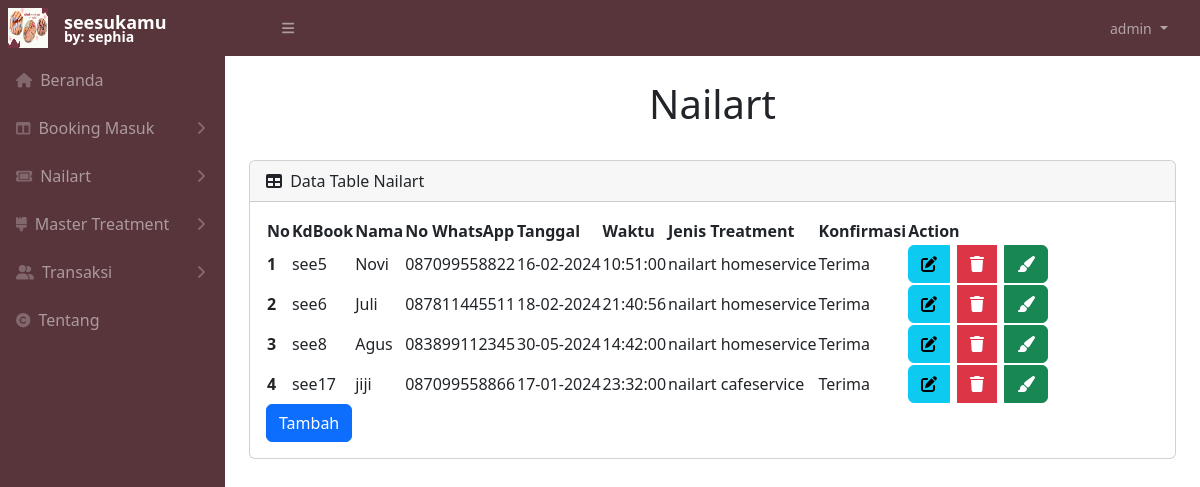
Before: /admin/booking.php (signed in) with the older database file.
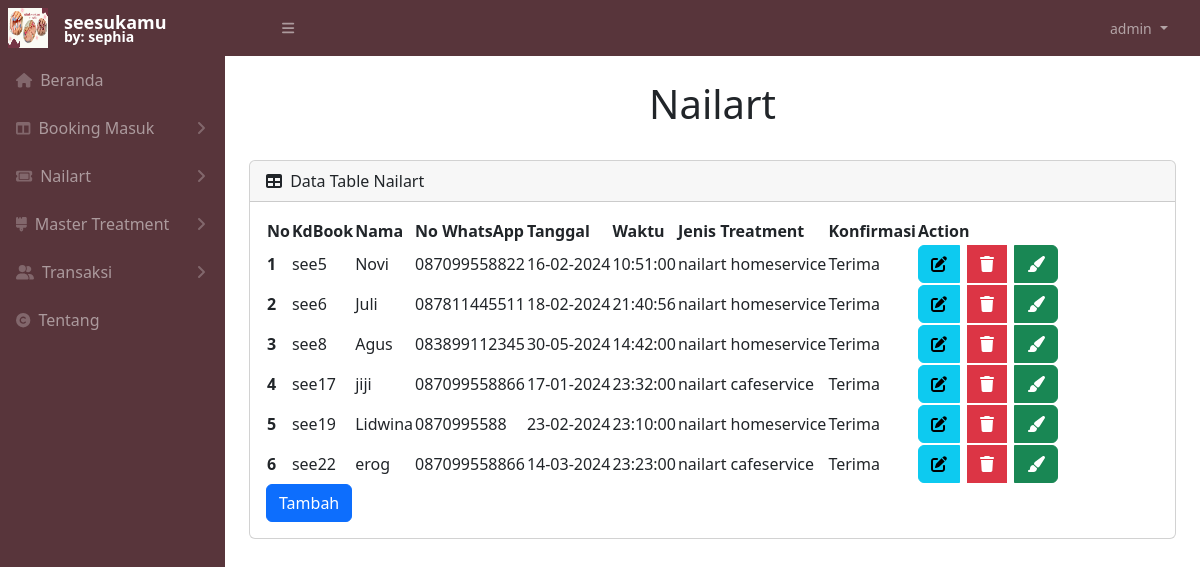
After: the same page with the newer database file.
### tables this page shows
CREATE TABLE `tbooking` (
  `kdbook` int(11) NOT NULL,
  `nama` varchar(50) NOT NULL,
  `nowa` varchar(20) NOT NULL,
  `tgl` date NOT NULL,
  `wkt` time NOT NULL,
  `kdtreatment` int(11) NOT NULL,
  `konfirmasi` varchar(20) NOT NULL
);

CREATE TABLE `ttreatment` (
  `kdtreatment` int(11) NOT NULL,
  `treatment` varchar(50) NOT NULL
);

### admin/booking.php (the view, shortened to what this page needs)
<?php
require_once 'service/koneksidb.php';
require_once 'sidebar.php';
?>
<br>
<h1 class="text-center">Nailart</h1>
<br>
<div class="card mb-4">
    <div class="card-header">
        <i class="fas fa-table me-1"></i>
        Data Table Nailart
    </div>
    <div class="card-body">
        <table id="datatablesSimple">
            <thead>
                <tr>
                    <th>No</th>
                    <th>KdBook</th>
                    <th>Nama</th>
                    <th>No WhatsApp</th>
                    <th>Tanggal</th>
                    <th>Waktu</th>
                    <th>Jenis Treatment</th>
                    <th>Konfirmasi</th>
                    <th>Action</th>
                </tr>
            </thead>
            <tbody>
                <?php
                $sql2 = "SELECT
                *,
                DATE_FORMAT(tbooking.tgl, '%d-%m-%Y') AS ftgl
                FROM
                tbooking
                INNER JOIN
                ttreatment ON tbooking.kdtreatment = ttreatment.kdtreatment
                WHERE
                tbooking.konfirmasi = 'Terima'
                ORDER BY
                tbooking.kdbook ASC";
                $q2 = mysqli_query($db, $sql2);
                $urut = 1;
                while ($r2 = mysqli_fetch_array($q2)) {
                    $kdbook       = $r2['kdbook'];
                    $nama        = $r2['nama'];
                    $nowa       = $r2['nowa'];
                    $tgl       = $r2['ftgl'];
                    $wkt       = $r2['wkt'];
                    $kdtreatment = $r2['treatment'];
                    $konfirmasi = $r2['konfirmasi'];
                    $kodebook = 'see' . $kdbook;
                ?>
                    <tr>
                        <th scope="row"><?= $urut++ ?></th>
                        <td scope="row"><?= $kodebook ?></td>
                        <td scope="row"><?= $nama ?></td>
                        <td scope="row"><?= $nowa ?></td>
                        <td scope="row"><?= $tgl ?></td>
                        <td scope="row"><?= $wkt ?></td>
                        <td scope="row"><?= $kdtreatment ?></td>
                        <td scope="row"><?= $konfirmasi ?></td>
                        <td>
                            <div class="btn-group" role="group" aria-label="Basic mixed styles example">
                                <button type="button" class="btn btn-info me-2" data-bs-toggle="modal" data-bs-target="#editbook<?= $urut ?>"><i class="fas fa-edit"></i></button>
                                <button type="button" class="btn btn-danger me-2" data-bs-toggle="modal" data-bs-target="#deletebook<?= $urut ?>"><i class="fas fa-trash"></i></button>
                                <button type="button" class="btn btn-success" data-bs-toggle="modal" data-bs-target="#konfirmasi<?= $urut ?>"><i class="fas fa-paintbrush"></i></button>
                            </div>
                        </td>
                    </tr>
                <?php
                }
                ?>
            </tbody>
        </table>
        <button type="button-end" class="btn btn-primary" data-bs-toggle="modal" data-bs-target="#tambahbooking">
            Tambah
        </button>
    </div>
</div>
</div>
<?php
require_once 'sidebar2.php';
?>

### admin/sidebar.php (shortened to what this page needs)
<!DOCTYPE html>
<html lang="en">
<head>
    <link href="https://cdn.jsdelivr.net/npm/simple-datatables@7.1.2/dist/style.min.css" rel="stylesheet" />
    <link href="./feature/charts/styles.css" rel="stylesheet" />
</head>
<body>
    <nav class="sb-topnav navbar navbar-expand navbar-dark" style="background-color: #58353B;">
        <img src="./images/hero.png" width="40" height="40" alt="" class="ms-2">
        <a class="navbar-brand ps-3" href="dashboard.php">
            <div style="text-align: left;">
                <div style="font-size: 18px; font-weight: bold; margin-bottom: -10px;"> seesukamu</div>
                <div style="font-size: 14px; font-weight: bold;"> by: sephia</div>
            </div>
        </a>
        <button class="btn btn-link btn-sm order-1 order-lg-0 me-4 me-lg-0" id="sidebarToggle" href="#!"><i class="fas fa-bars"></i></button>
        <ul class="navbar-nav ms-auto ms-md-0 me-3 me-lg-4">
            <li class="nav-item dropdown">
                <a class="nav-link dropdown-toggle" id="navbarDropdown" href="#" role="button" data-bs-toggle="dropdown" aria-expanded="false">
                    <span class="mr-2 d-none d-lg-inline text-white-600 small" style="width: 50px; height: 50px;">admin</span>
                </a>
            </li>
        </ul>
    </nav>
    <div id="layoutSidenav">
        <div id="layoutSidenav_nav">
            <nav class="sb-sidenav accordion sb-sidenav-dark" id="sidenavAccordion" style="background-color: #58353B;">
                <div class="sb-sidenav-menu">
                    <div class="nav">
                        <a class="nav-link" href="dashboard.php">
                            <div class="sb-nav-link-icon"><i class="fas fa-home-alt"></i></div>
                            Beranda
                        </a>
                        <a class="nav-link collapsed" href="bookingmasuk.php">
                            <div class="sb-nav-link-icon"><i class="fas fa-columns"></i></div>
                            Booking Masuk
                            <div class="sb-sidenav-collapse-arrow"><i class="fas fa-angle-down"></i></div>
                        </a>
                        <a class="nav-link collapsed" href="#" data-bs-toggle="collapse" data-bs-target="#gtk" aria-expanded="false" aria-controls="collapsePages">
                            <div class="sb-nav-link-icon"><i class="fas fa-ticket"></i></div>
                            Nailart
                            <div class="sb-sidenav-collapse-arrow"><i class="fas fa-angle-down"></i></div>
                        </a>
                        <a class="nav-link collapsed" href="#" data-bs-toggle="collapse" data-bs-target="#pesdik" aria-expanded="false" aria-controls="collapsePages">
                            <div class="sb-nav-link-icon"><i class="fas fa-brush"></i></div>
                            Master Treatment
                            <div class="sb-sidenav-collapse-arrow"><i class="fas fa-angle-down"></i></div>
                        </a>
                        <a class="nav-link collapsed" href="#" data-bs-toggle="collapse" data-bs-target="#keuangan" aria-expanded="false" aria-controls="collapsePages">
                            <div class="sb-nav-link-icon"><i class="fas fa-user-group"></i></div>
                            Transaksi
                            <div class="sb-sidenav-collapse-arrow"><i class="fas fa-angle-down"></i></div>
                        </a>
                        <a class="nav-link" href="about.php">
                            <div class="sb-nav-link-icon"><i class="fas fa-copyright"></i></div>
                            Tentang
                        </a>
                    </div>
                </div>
            </nav>
        </div>
        <div id="layoutSidenav_content">
            <main>
                <div class="container-fluid px-4">

### admin/sidebar2.php (shortened to what this page needs)
</div>
</div>
</body>
</html>

Changed rows visible on the page:
now on this page (row edited): tbooking: kdbook "see19", nama "Lidwina", nowa "0870995588", tgl "23-02-2024", wkt "23:10:00", kdtreatment.treatment "nailart homeservice", konfirmasi "Terima"
now on this page (row edited): tbooking: kdbook "see22", nama "erog", nowa "087099558866", tgl "14-03-2024", wkt "23:23:00", kdtreatment.treatment "nailart cafeservice", konfirmasi "Terima"
